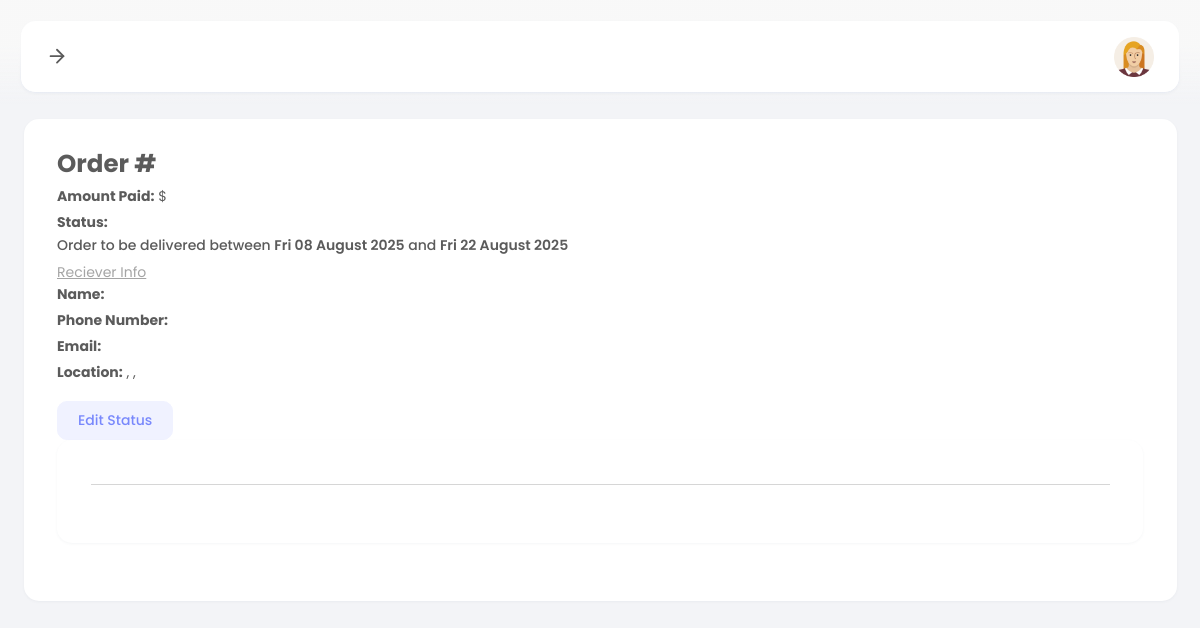
The page /super-admin/view-order.php?oid=OS-686bea6076a51 (signed in) on the database as committed earlier.
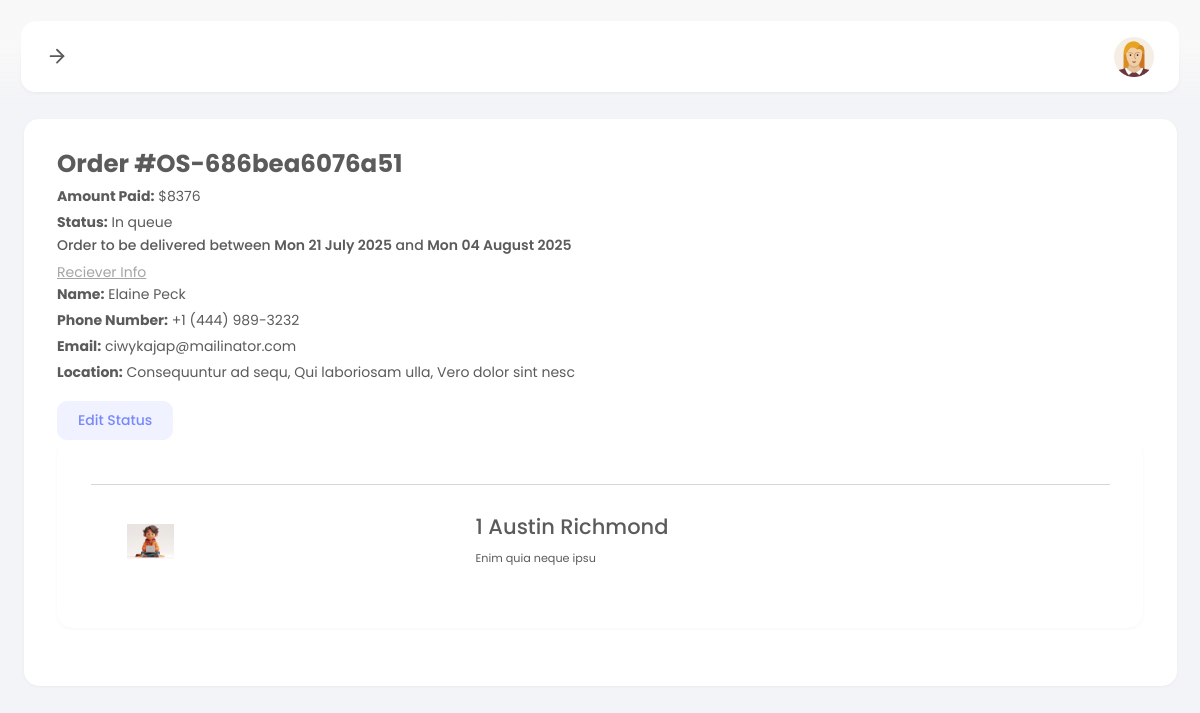
The same page on the database as committed later.
### tables this page shows
CREATE TABLE `orders` (
  `id` int(11) NOT NULL,
  `orderid` varchar(20) NOT NULL,
  `userid` varchar(10) NOT NULL,
  `ref` varchar(50) DEFAULT NULL,
  `payment_type` varchar(150) DEFAULT NULL,
  `items` text NOT NULL,
  `amount` float NOT NULL,
  `firstname` varchar(20) NOT NULL,
  `lastname` varchar(20) NOT NULL,
  `email` varchar(50) NOT NULL,
  `phone` varchar(30) NOT NULL,
  `country` varchar(30) NOT NULL,
  `city` varchar(30) NOT NULL,
  `zipcode` varchar(10) NOT NULL,
  `address1` varchar(255) NOT NULL,
  `address2` varchar(255) NOT NULL,
  `status` varchar(50) NOT NULL DEFAULT 'In queue',
  `created_at` datetime NOT NULL DEFAULT current_timestamp()
);

CREATE TABLE `products` (
  `id` int(11) NOT NULL,
  `category_id` int(11) NOT NULL,
  `productid` varchar(11) NOT NULL,
  `name` varchar(255) NOT NULL,
  `tags` varchar(255) NOT NULL,
  `price` int(11) NOT NULL,
  `discount` float NOT NULL,
  `description` text NOT NULL,
  `image` varchar(255) NOT NULL,
  `status` varchar(30) NOT NULL DEFAULT 'available',
  `created_at` datetime NOT NULL DEFAULT current_timestamp()
);

### super-admin/view-order.php (the view, shortened to what the changed rows need)
<?php
include_once "../config.php";
if (isset($_GET["oid"])) {
    $orderid = $_GET["oid"];
} else {
    echo "<script>location.href='orders.php'</script>";
}
$getOrders = mysqli_query($conn, "SELECT * FROM `orders` WHERE `orderid` = '$orderid'");
$orders = mysqli_fetch_assoc($getOrders);
$date1 = new DateTime($orders["created_at"]);
$date2 = new DateTime($orders["created_at"]);
$date1->modify("+ 14 days");
$date2->modify("+ 28 days");
$first_date = $date1->format("D d F Y");
$second_date = $date2->format("D d F Y");
?>
<!DOCTYPE html>
<html lang="en">
<head>
    <link href="assets/plugins/bootstrap/css/bootstrap.min.css" rel="stylesheet">
    <link href="assets/plugins/font-awesome/css/all.min.css" rel="stylesheet">
    <link href="assets/plugins/perfectscroll/perfect-scrollbar.css" rel="stylesheet">
    <link href="assets/css/main.min.css" rel="stylesheet">
    <link href="assets/css/custom.css" rel="stylesheet">
</head>
<body>
    <div class="page-container">
        <div class="page-content">
            <div class="main-wrapper">
                <div class="row">
                    <div class="col">
                        <div class="card">
                            <div class="card-body">
                                <div class="row">
                                    <div class="col-8">
                                        <h3 class="fw-bold">Order #<?= $orders["orderid"]; ?></h3>
                                    </div>
                                    <div class="col-12">
                                        <p class="mb-1"><span class="fw-bold">Amount Paid:</span>
                                            $<?= $orders["amount"]; ?></p>
                                        <p class="mb-1"><span class="fw-bold">Status:</span> <?= $orders["status"]; ?>
                                        </p>
                                        <h6 class="mt-0 pt-0">Order to be delivered between <b><?= $first_date; ?></b>
                                            and <b><?= $second_date; ?></b></h6>
                                        <span class="text-decoration-underline text-secondary">Reciever Info</span>
                                        <p class="mb-1"><span class="fw-bold">Name:</span>
                                            <?= $orders["firstname"] . " " . $orders["lastname"]; ?></p>
                                        <p class="mb-1"><span class="fw-bold">Phone Number:</span>
                                            <?= $orders["phone"]; ?></p>
                                        <p class="mb-1"><span class="fw-bold">Email:</span> <?= $orders["email"]; ?></p>
                                        <p class="mb-1"><span class="fw-bold">Location:</span>
                                            <?= $orders["address1"] . ", " . $orders["city"] . ", " . $orders["country"]; ?>
                                        </p>
                                        <div class="btn-group mt-3">
                                            <button type="button" class="btn btn-primary" data-bs-toggle="modal"
                                                data-bs-target="#modalId">
                                            </button>
                                        </div>
                                    </div>
                                </div>
                                <div class="row">
                                    <div class="col">
                                        <div class="card">
                                            <div class="card-body">
                                                <div class="row">
                                                    <div class="table-responsive">
                                                        <table class="table invoice-table">
                                                            <tbody>
                                                                <?php
                                                                $a = $orders["items"];
                                                                $items = json_decode($a, true);
                                                                foreach ($items as $item) {
                                                                    $productid = $item["productid"];
                                                                    $getProduct = mysqli_query($conn, "SELECT * FROM `products` WHERE `productid` = '$productid'");
                                                                    $product = mysqli_fetch_assoc($getProduct);
                                                                    ?>
                                                                    <tr>
                                                                        <td scope="row">
                                                                            <img class="img-fluid"
                                                                                style="object-fit: contain; width: 80px; aspect-ratio: 1/1;"
                                                                                src="../uploads/<?= $product["image"]; ?>">
                                                                        </td>
                                                                        <td>
                                                                            <h4><?= $item["quantity"] . " " . $product["name"]; ?>
                                                                            </h4>
                                                                            <small><?= $product["tags"]; ?></small>
                                                                        </td>
                                                                    </tr>
                                                                    <?php
                                                                }
                                                                ?>
                                                            </tbody>
                                                        </table>
                                                    </div>
                                                </div>
                                            </div>
                                        </div>
                                    </div>
                                </div>
                            </div>
                        </div>
                    </div>
                </div>
            </div>
        </div>
    </div>
</body>
</html>

Rows that differ between the two databases and show on the page:
added orders: orderid "OS-686bea6076a51", amount "8376", status "In queue", created_at "Mon 21 July 2025", created_at "Mon 04 August 2025", firstname "Elaine", lastname "Peck", phone "+1 (444) 989-3232", email "ciwykajap@mailinator.com", address1 "Consequuntur ad sequ", city "Qui laboriosam ulla", country "Vero dolor sint nesc"
now on this page (row unchanged): products: image (picture), quantity "1", name "Austin Richmond", tags "Enim quia neque ipsu"
Other text that changed with them:
$first_date: "Fri 08 August 2025" → (not shown)
$second_date: "Fri 22 August 2025" → (not shown)
